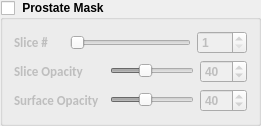
         <widget class="QGroupBox" name="groupBox_ProstateMask">
          <property name="sizePolicy">
           <sizepolicy hsizetype="Minimum" vsizetype="Minimum">
            <horstretch>1</horstretch>
            <verstretch>1</verstretch>
           </sizepolicy>
          </property>
          <property name="minimumSize">
           <size>
            <width>200</width>
            <height>80</height>
           </size>
          </property>
          <property name="font">
           <font>
            <weight>75</weight>
            <bold>true</bold>
           </font>
          </property>
          <property name="title">
           <string> Prostate Mask</string>
          </property>
          <property name="checkable">
           <bool>true</bool>
          </property>
          <property name="checked">
           <bool>false</bool>
          </property>
          <layout class="QGridLayout" name="gridLayout_14">
           <item row="0" column="0">
            <layout class="QGridLayout" name="gridLayout_59">
             <item row="0" column="0">
              <widget class="QLabel" name="label_currentSliceProstateMask">
               <property name="minimumSize">
                <size>
                 <width>50</width>
                 <height>0</height>
                </size>
               </property>
               <property name="font">
                <font>
                 <family>Calibri</family>
                 <pointsize>10</pointsize>
                </font>
               </property>
               <property name="styleSheet">
                <string notr="true">background-color: rgba(255, 255, 255, 0);</string>
               </property>
               <property name="text">
                <string>Slice #</string>
               </property>
              </widget>
             </item>
             <item row="0" column="1">
              <widget class="QSlider" name="horizontalSlider_currentSliceProstateMask">
               <property name="minimumSize">
                <size>
                 <width>85</width>
                 <height>0</height>
                </size>
               </property>
               <property name="styleSheet">
                <string notr="true"/>
               </property>
               <property name="minimum">
                <number>1</number>
               </property>
               <property name="maximum">
                <number>100</number>
               </property>
               <property name="pageStep">
                <number>17</number>
               </property>
               <property name="orientation">
                <enum>Qt::Horizontal</enum>
               </property>
              </widget>
             </item>
             <item row="0" column="2">
              <widget class="QSpinBox" name="spinBox_currentSliceProstateMask">
               <property name="minimumSize">
                <size>
                 <width>50</width>
                 <height>0</height>
                </size>
               </property>
               <property name="minimum">
                <number>1</number>
               </property>
               <property name="maximum">
                <number>100</number>
               </property>
              </widget>
             </item>
            </layout>
           </item>
           <item row="1" column="0">
            <layout class="QGridLayout" name="gridLayout_62">
             <item row="0" column="0">
              <widget class="QLabel" name="label_ProstateMaskSlice_Opacity">
               <property name="minimumSize">
                <size>
                 <width>90</width>
                 <height>20</height>
                </size>
               </property>
               <property name="font">
                <font>
                 <family>Calibri</family>
                 <pointsize>10</pointsize>
                </font>
               </property>
               <property name="styleSheet">
                <string notr="true">background-color: rgba(255, 255, 255, 0);</string>
               </property>
               <property name="text">
                <string>Slice Opacity</string>
               </property>
              </widget>
             </item>
             <item row="0" column="1">
              <widget class="QSlider" name="horizontalSlider_ProstateMaskOpacity">
               <property name="minimumSize">
                <size>
                 <width>55</width>
                 <height>20</height>
                </size>
               </property>
               <property name="maximum">
                <number>100</number>
               </property>
               <property name="pageStep">
                <number>1</number>
               </property>
               <property name="value">
                <number>40</number>
               </property>
               <property name="orientation">
                <enum>Qt::Horizontal</enum>
               </property>
              </widget>
             </item>
             <item row="0" column="2">
              <widget class="QSpinBox" name="spinBox_ProstateMaskOpacity">
               <property name="minimumSize">
                <size>
                 <width>40</width>
                 <height>20</height>
                </size>
               </property>
               <property name="minimum">
                <number>0</number>
               </property>
               <property name="maximum">
                <number>100</number>
               </property>
               <property name="value">
                <number>40</number>
               </property>
              </widget>
             </item>
            </layout>
           </item>
           <item row="2" column="0">
            <layout class="QGridLayout" name="gridLayout_63">
             <item row="0" column="0">
              <widget class="QLabel" name="label_ProstateMaskSurface_Opacity">
               <property name="minimumSize">
                <size>
                 <width>90</width>
                 <height>20</height>
                </size>
               </property>
               <property name="font">
                <font>
                 <family>Calibri</family>
                 <pointsize>10</pointsize>
                </font>
               </property>
               <property name="styleSheet">
                <string notr="true">background-color: rgba(255, 255, 255, 0);</string>
               </property>
               <property name="text">
                <string>Surface Opacity</string>
               </property>
              </widget>
             </item>
             <item row="0" column="1">
              <widget class="QSlider" name="horizontalSlider_ProstateMaskSurface_Opacity">
               <property name="minimumSize">
                <size>
                 <width>40</width>
                 <height>20</height>
                </size>
               </property>
               <property name="maximum">
                <number>100</number>
               </property>
               <property name="pageStep">
                <number>1</number>
               </property>
               <property name="value">
                <number>40</number>
               </property>
               <property name="orientation">
                <enum>Qt::Horizontal</enum>
               </property>
              </widget>
             </item>
             <item row="0" column="2">
              <widget class="QSpinBox" name="spinBox_ProstateMaskSurface_Opacity">
               <property name="minimumSize">
                <size>
                 <width>40</width>
                 <height>20</height>
                </size>
               </property>
               <property name="minimum">
                <number>0</number>
               </property>
               <property name="maximum">
                <number>100</number>
               </property>
               <property name="value">
                <number>40</number>
               </property>
              </widget>
             </item>
            </layout>
           </item>
          </layout>
         </widget>
